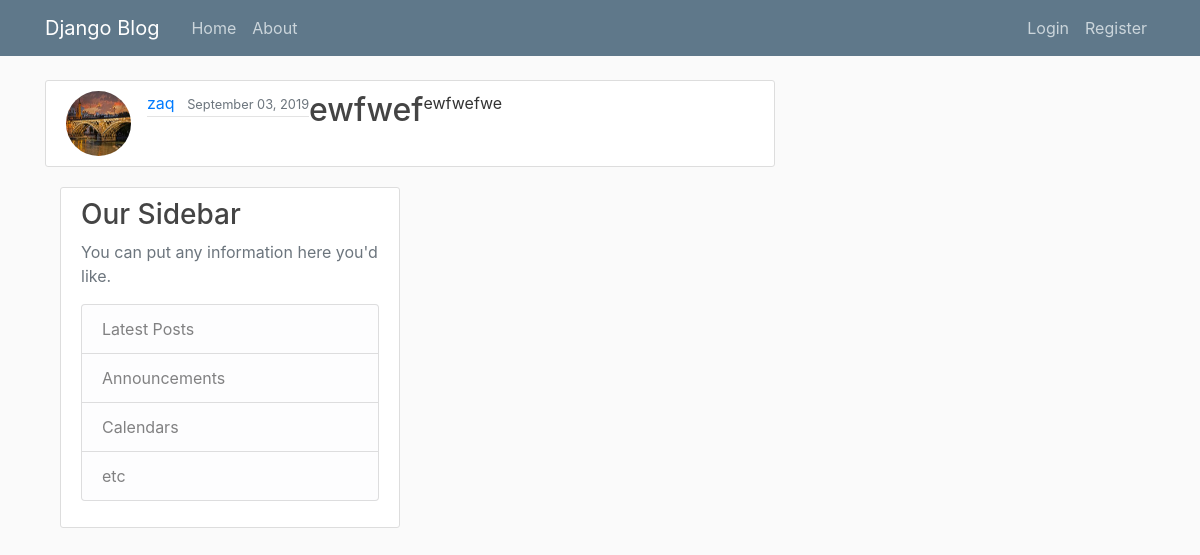
The page /post/34/ on the database its author committed.
### myapp/models.py (models this page shows, shortened)
class Post(models.Model):
    title = models.CharField(max_length=100)
    content = models.TextField()
    date_posted = models.DateTimeField(default=timezone.now)
    author = models.ForeignKey(User, on_delete=models.CASCADE)

### users/models.py (models this page shows, shortened)
class Profile(models.Model):
    user = models.OneToOneField(User, on_delete=models.CASCADE)
    image = models.ImageField(default='default.jpg', upload_to='profile_pics')

### myapp/views.py (the view)
# urls.py: path('post/<int:pk>/', PostDetailView.as_view(), name='post-detail'),
class PostDetailView(DetailView):
    model = Post

### myapp/templates/myapp/post_detail.html (shortened to what this page needs)
{%  extends "myapp/base.html" %}
{% block content %}
    <article class="media content-section">
      <img class="rounded-circle article-img" src="{{ object.author.profile.image.url }}"
      <div class="media-body">
        <div class="article-metadata">
          <a class="mr-2" href="{% url 'user-posts' object.author.username %}">{{ object.author }}</a>
          <small class="text-muted">{{ object.date_posted|date:"F d, Y" }}</small>
        </div>
        <h2 class="article-title">{{ object.title }}</h2>
        <p class="article-content">{{ object.content }}</p>
      </div>
{% endblock content %}

### myapp/templates/myapp/base.html (shortened to what this page needs)
{% load static %}
<!DOCTYPE html>
<html lang="en" dir="ltr">
  <head>
      <link rel="stylesheet" href="https://maxcdn.bootstrapcdn.com/bootstrap/4.0.0/css/bootstrap.min.css">
      <link rel="stylesheet" type="text/css" href="{% static 'myapp/main.css' %}">
  </head>
  <body>
    <header class="site-header">
      <nav class="navbar navbar-expand-md navbar-dark bg-steel fixed-top">
        <div class="container">
          <a class="navbar-brand mr-4" href="{% url 'myapp-home' %}">Django Blog</a>
          <div class="collapse navbar-collapse" id="navbarToggle">
            <div class="navbar-nav mr-auto">
              <a class="nav-item nav-link" href="{% url 'myapp-home' %}">Home</a>
              <a class="nav-item nav-link" href="{% url 'myapp-about' %}">About</a>
            </div>
            <div class="navbar-nav">
              {% if user.is_authenticated %}
              <a class="nav-item nav-link" href="{% url 'post-create' %}">New Post</a>
              <a class="nav-item nav-link" href="{% url 'profile' %}">Profile</a>
              <a class="nav-item nav-link" href="{% url 'logout' %}">Logout</a>
              {% else %}
              <a class="nav-item nav-link" href="{% url 'login' %}">Login</a>
              <a class="nav-item nav-link" href="{% url 'register' %}">Register</a>
              {% endif %}
            </div>
          </div>
        </div>
      </nav>
    </header>
    <main role="main" class="container">
      <div class="row">
        <div class="col-md-8">
          {% block content %}{% endblock %}
        </div>
        <div class="col-md-4">
          <div class="content-section">
            <h3>Our Sidebar</h3>
            <p class='text-muted'>You can put any information here you'd like.
              <ul class="list-group">
                <li class="list-group-item list-group-item-light">Latest Posts</li>
                <li class="list-group-item list-group-item-light">Announcements</li>
                <li class="list-group-item list-group-item-light">Calendars</li>
                <li class="list-group-item list-group-item-light">etc</li>
              </ul>
            </p>
          </div>
        </div>
    </main>
  </body>
</html>

### myapp/static/myapp/main.css (style rules this page uses)
body { background: #fafafa; color: #333333; margin-top: 5rem; }
h1, h2, h3, h4, h5, h6 { color: #444444; }
ul { margin: 0; }
.bg-steel { background-color: #5f788a; }
.site-header .navbar-nav .nav-link { color: #cbd5db; }
.content-section { background: #ffffff; padding: 10px 20px; border: 1px solid #dddddd; border-radius: 3px; margin-bottom: 20px; }
.article-title { color: #444444; }
.article-content { white-space: pre-line; }
.article-img { height: 65px; width: 65px; margin-right: 16px; }
.article-metadata { padding-bottom: 1px; margin-bottom: 4px; border-bottom: 1px solid #e3e3e3 }

### rows shown on the page
Post: author.profile.image (placeholder picture), author "zaq", date_posted "September 03, 2019", title "ewfwef", content "ewfwefwe"
